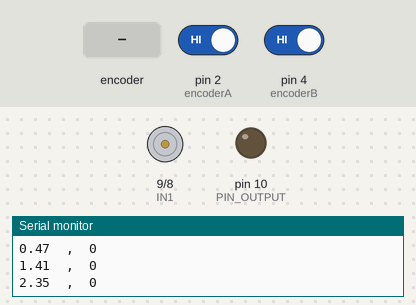
The sketch below on a simulated Arduino Uno, built with avr-gcc and run on an emulated ATmega328P. Shown: motor-driver pin pairs drawn as motors (green arrow = first pin HIGH = forward, orange = second pin HIGH = backward, longer = more drive), output pins drawn as LEDs (lit = HIGH), the last lines printed to the serial monitor. Inputs (shaded band) come from the test bench; at power-on: pin 2 (encoderA) HIGH, pin 4 (encoderB) HIGH.

Above: at 0.05 s.
At 1.29 s:
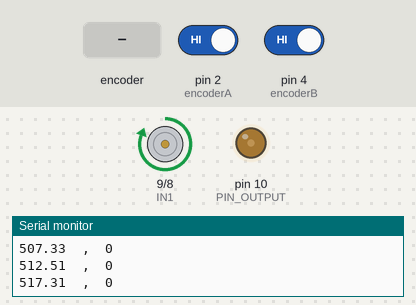
1.3 s: rotary encoder on pin 2 (encoderA) / pin 4 (encoderB) turned 1 step (first pin leading)
4.3 s: rotary encoder on pin 2 (encoderA) / pin 4 (encoderB) turned 2 steps (second pin leading)
At 7.54 s:
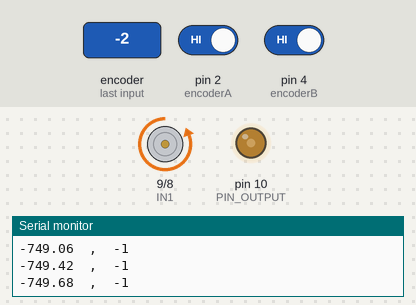
Timing chart, 0 to 16.3 s (numbered marks = the images above; inputs shaded):
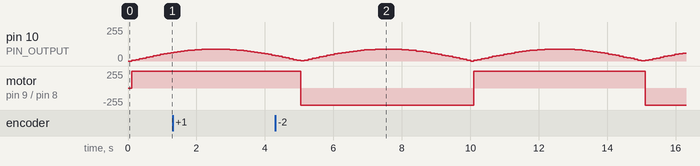

The sketch:

part3_PID.ino
```cpp
//Code for Lab 5 part 3 PID control following a sine wave setpoint
//Started with the basic example and change accordingly
/********************************************************
 * PID Basic Example
 * Reading analog input 0 to control analog PWM output 3
 ********************************************************/

#include <PID_v1.h>

unsigned long timer;

//Defining encoder pins
const int encoderA = 2;
const int encoderB = 4;
int IN1 = 9;
int IN2 = 8;

//#define PIN_INPUT 0
//#define PIN_OUTPUT 3

#define PIN_INPUT 0
//ENA pin
#define PIN_OUTPUT 10

//Define Variables we'll be connecting to
double Setpoint, Input, Output;

//Specify the links and initial tuning parameters

//PD values for critically damped around 1500 ticks on motor #3 written on mount: Kp = 0.12 and Kd = 0.018
double Kp = 0.12;
double Ki = 0;
double Kd = 0.018;

PID myPID(&Input, &Output, &Setpoint, Kp, Ki, Kd, DIRECT);


int ticks = 0;
void setup()
{
  Serial.begin(9600);

  pinMode(encoderA, INPUT);
  pinMode(encoderB, INPUT);
  //pinMode(ENA, OUTPUT);
  pinMode(IN1, OUTPUT);
  pinMode(IN2, OUTPUT);

  //initialize the variables we're linked to
  //Input = analogRead(PIN_INPUT);
  Input = ticks;

  //turn the PID on
  myPID.SetMode(AUTOMATIC);

  //Set output for direction commands
  myPID.SetOutputLimits(-255,255);

  //If seeing signal on Channel A, jump to interrupt to count ticks
attachInterrupt(digitalPinToInterrupt(encoderA), tick_counts, RISING);

}


void loop()
{
  timer = millis();

  //sine wave with 750 tick amp and a 0.1Hz frequency
  //f = 0.1Hz period = 2pif
  Setpoint = 750*sin(2*3.14*0.1*timer/1000);

  //Serial.print(timer);
  //Serial.print("  ,  ");
  Serial.print(Setpoint);
  Serial.print("  ,  ");
  Serial.println(ticks);

  Input = ticks;
  myPID.Compute();

//If statements for setting pos/neg sign to opposite directions on motor
  if(Output > 0)  {
    digitalWrite(IN1, HIGH);
    digitalWrite(IN2, LOW);
  }

  if(Output < 0)  {
    digitalWrite(IN1, LOW);
    digitalWrite(IN2, HIGH);
  }

  analogWrite(PIN_OUTPUT, abs(Output));

  delay(1);
}


//function for counting ticks depending on state of Encoder Channel B
//Based on a check on an initial guess, my Channel B is HIGH when turning the shaft CW and low when turning CCW

void tick_counts() {
  if(digitalRead(encoderB) == HIGH)  {
    ticks = ticks - 1;
  }
  else {
    ticks = ticks + 1;
  }

}
```
